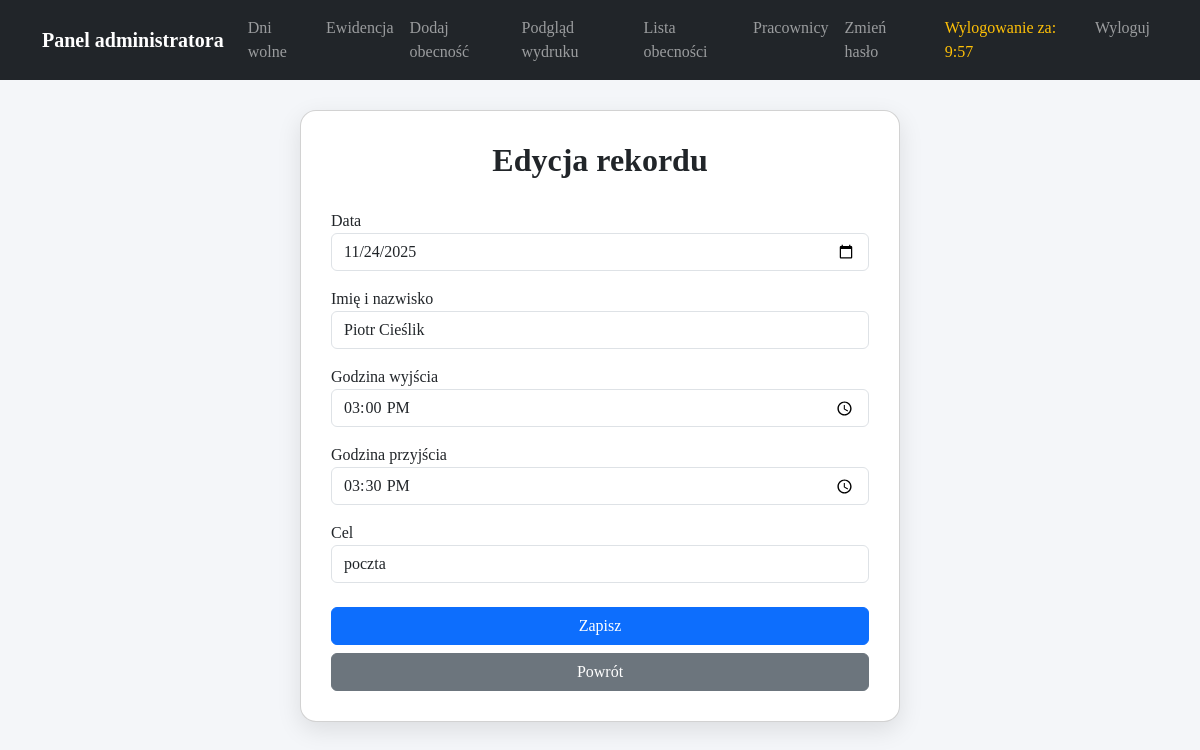
Page /edit_record.php?id=7 (signed in) on the committed database.
### tables this page shows
CREATE TABLE `ewidencja` (
  `id` int(11) NOT NULL,
  `imie_nazwisko` varchar(255) NOT NULL,
  `data` date NOT NULL,
  `godzina_wyjscia` time NOT NULL,
  `godzina_przyjscia` time NOT NULL,
  `cel` varchar(255) NOT NULL,
  `created_at` timestamp NOT NULL DEFAULT current_timestamp()
);

### edit_record.php (the view, shortened to what this page needs)
<?php
$host = 'localhost';
$user = 'root';
$password = '';
$dbname = 'rejestr_obecnosci';
$conn = new mysqli($host, $user, $password, $dbname);
$id = intval($_GET['id']);
$sql = "SELECT * FROM ewidencja WHERE id = $id";
$result = $conn->query($sql);
$record = $result->fetch_assoc();
?>
<!DOCTYPE html>
<html lang="pl">
<head>
<link href="https://cdn.jsdelivr.net/npm/bootstrap@5.3.0/dist/css/bootstrap.min.css" rel="stylesheet">
</head>
<body>
<nav class="navbar navbar-expand-lg navbar-dark bg-dark mb-4">
  <div class="container">
    <a class="navbar-brand fw-bold" href="admin.php">Panel administratora</a>
    <div class="collapse navbar-collapse" id="navbarMenu">
      <ul class="navbar-nav ms-auto mb-2 mb-lg-0">
        <li class="nav-item"><a class="nav-link" href="holidays.php">Dni wolne</a></li>
        <li class="nav-item"><a class="nav-link" href="admin_tables.php">Ewidencja</a></li>
        <li class="nav-item"><a class="nav-link" href="attendance_add.php">Dodaj obecność</a></li>
        <li class="nav-item"><a class="nav-link" href="attendance_print.php">Podgląd wydruku</a></li>
        <li class="nav-item"><a class="nav-link" href="admin.php">Lista obecności</a></li>
        <li class="nav-item"><a class="nav-link" href="employees.php">Pracownicy</a></li>
        <li class="nav-item"><a class="nav-link" href="change_password.php">Zmień hasło</a></li>
        <li class="nav-item"><span class="nav-link timer" id="session-timer"></span></li>
        <li class="nav-item"><a class="nav-link" href="logout.php">Wyloguj</a></li>
      </ul>
    </div>
  </div>
</nav>
<div class="card">
<h2>Edycja rekordu</h2>
<form method="post">
    <label>Data</label>
    <input type="date" name="data" class="form-control mb-3" value="<?= $record['data'] ?>">
    <label>Imię i nazwisko</label>
    <select name="imie_nazwisko" class="form-control mb-3">
        <?php
        $emp = $conn->query("SELECT full_name FROM employees ORDER BY full_name ASC");
        while ($e = $emp->fetch_assoc()):
            $sel = ($record['imie_nazwisko'] == $e['full_name']) ? 'selected' : '';
        ?>
            <option value="<?= $e['full_name'] ?>" <?= $sel ?>><?= $e['full_name'] ?></option>
        <?php endwhile; ?>
    </select>
    <label>Godzina wyjścia</label>
    <input type="time" name="godzina_wyjscia" class="form-control mb-3" value="<?= $record['godzina_wyjscia'] ?>">
    <label>Godzina przyjścia</label>
    <input type="time" name="godzina_przyjscia" class="form-control mb-3" value="<?= $record['godzina_przyjscia'] ?>">
    <label>Cel</label>
    <input type="text" name="cel" class="form-control mb-4" value="<?= $record['cel'] ?>">
    <button class="btn btn-primary w-100">Zapisz</button>
    <a href="admin_tables.php" class="btn btn-secondary w-100 mt-2">Powrót</a>
</form>
</div>
</body>
</html>

### edit_record.php (style rules this page uses)
body { background: #f4f6f9; font-family:'Times New Roman', serif; }
.card { border-radius:16px; box-shadow:0 8px 24px rgba(0,0,0,0.1); padding:30px; margin:30px auto; max-width:600px; }
h2 { font-weight:600; text-align:center; margin-bottom:30px; }
.navbar .timer { color: #ffc107; margin-left: 10px; }

### rows in the picture
ewidencja: data "11/24/2025", godzina_wyjscia "15:00:00", godzina_przyjscia "15:30:00", cel "poczta"

### other values in the picture
form field imie_nazwisko "Piotr Cieślik"
